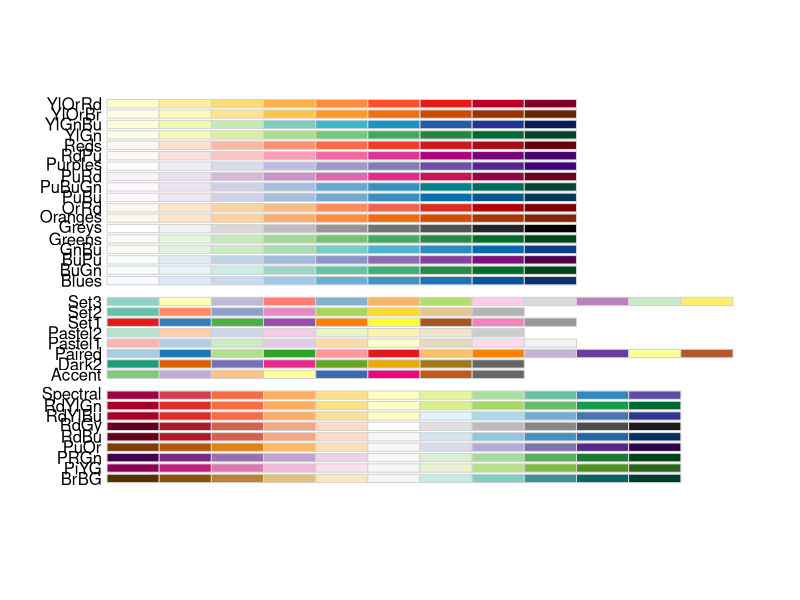
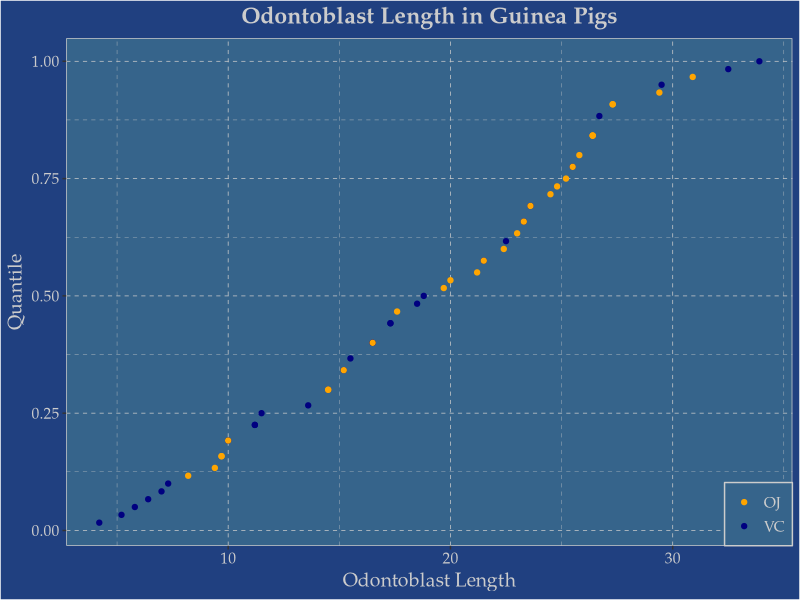

Reproduce these figures in R, in order.
## ---- chunk 1
library(tidyverse)
pigs <- read_csv("data/pigs.csv")
## ---- chunk 2
pigs %>% 
  mutate(dose = factor(dose, levels = c("Low", "Med", "High")))
## ---- chunk 3
pigs %>% 
  mutate(
    rank = rank(len),
    q = rank / max(rank)
  )
## ---- chunk 4
RColorBrewer::display.brewer.all()
## ---- chunk 5
p <- pigs %>% 
  mutate(
    rank = rank(len),
    q = rank / max(rank)
  ) %>% 
  ggplot(aes(len, q)) +
  geom_point(aes(colour = supp)) +
  scale_x_continuous(name = "Odontoblast Length") +
  scale_y_continuous(name = "Quantile") +
  scale_colour_manual(values = c("orange", "navyblue"))
## ---- chunk 6
#| output-location: slide
p +
  ggtitle("Odontoblast Length in Guinea Pigs") +
  labs(colour = NULL) +
  theme(
    rect = element_rect(fill = "#204080"),
    text = element_text(colour = "grey80", family = "Palatino", size = 14),
    panel.background = element_rect(fill = "steelblue4", colour = "grey80"),
    panel.grid = element_line(colour = "grey80", linetype = 2, linewidth = 1/4),
    axis.text = element_text(colour = "grey80"),
    legend.background = element_rect(fill = "steelblue4", colour = "grey80"),
    legend.key = element_rect(colour = NA),
    legend.position = "inside", 
    legend.position.inside = c(1, 0), 
    legend.justification = c(1, 0),
    plot.title = element_text(hjust = 0.5, face = "bold"),
  )
